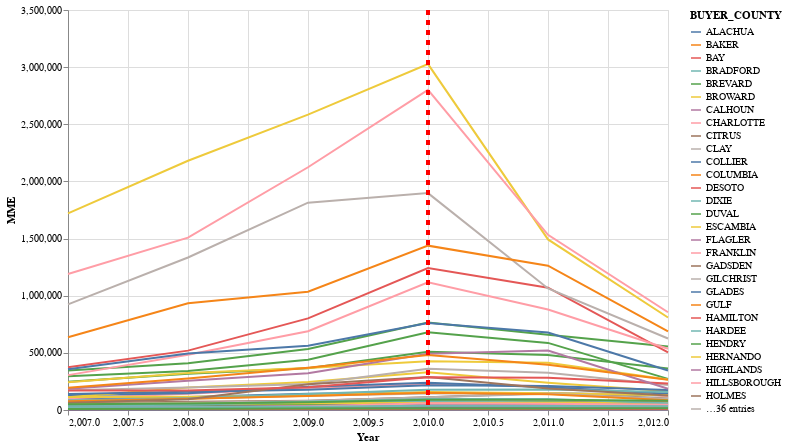

Here is the notebook cell this chart was saved with:
### Code cell
fa['Year'] = fa['Year'].astype(int)
wash['Year'] = wash['Year'].astype(int)

rule = alt.Chart(fa).mark_rule(color='red', strokeDash=[5,5], strokeWidth=3).encode(
    x='Year:Q',
    size=alt.value(3)
).transform_filter(
    alt.datum.Year == 2010
)

fig = alt.Chart(fa).mark_line().encode(
    x='Year',
    y='MME',
    color='BUYER_COUNTY'
).properties(
    width=600,
    height=400
)
fig + rule

### Figure 1 — Vega-Lite specification as saved in the notebook (floating-point values rounded to 4 significant figures; data arrays with more than 128 entries replaced by an {"elided": "..."} marker saying what was removed)
{"config": {"view": {"continuousWidth": 400, "continuousHeight": 300}}, "layer": [{"mark": "line", "encoding": {"color": {"field": "BUYER_COUNTY", "type": "nominal"}, "x": {"field": "Year", "type": "quantitative"}, "y": {"field": "MME", "type": "quantitative"}}, "height": 400, "width": 600}, {"mark": {"type": "rule", "color": "red", "strokeDash": [5, 5], "strokeWidth": 3}, "encoding": {"size": {"value": 3}, "x": {"field": "Year", "type": "quantitative"}}, "transform": [{"filter": "(datum.Year === 2010)"}]}], "data": {"name": "data-292700eead577c82903ce364b735e160"}, "$schema": "https://vega.github.io/schema/vega-lite/v4.17.0.json", "datasets": {"data-292700eead577c82903ce364b735e160": {"elided": "390 records"}}}
